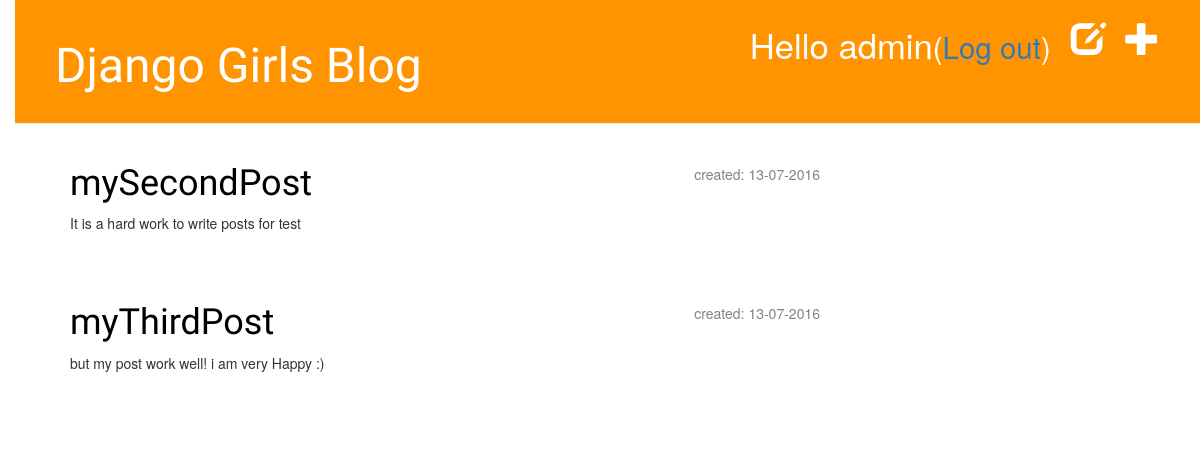
Page /drafts/ (signed in) on the committed database.
### blog/models.py (models this page shows, shortened)
class Post(models.Model):
    author = models.ForeignKey('auth.User')
    title = models.CharField(max_length=200)
    text = models.TextField()
    created_date = models.DateTimeField(default=timezone.now)
    published_date = models.DateTimeField(blank = True, null=True)

### blog/views.py (the view)
# urls.py: url(r'^drafts/$', views.post_draft_list, name='post_draft_list'),
@login_required()
def post_draft_list(request):
    posts = Post.objects.filter(published_date__isnull=True).order_by('created_date')
    return render(request, 'blog/post_draft_list.html', {'posts':posts})

### blog/templates/blog/post_draft_list.html
{% extends 'blog/base.html' %}
{% block content %}
    {% for post in posts %}
        <div class="post">
            <p class="date">created: {{ post.created_date|date:'d-m-Y' }}</p>
            <h1><a href="{% url 'blog.views.post_detail' pk=post.pk %}">{{ post.title }}</a></h1>
            <p>{{ post.text|truncatechars:200 }}</p>
        </div>
    {% endfor %}
{% endblock %}

### blog/templates/blog/base.html (shortened to what this page needs)
{% load staticfiles %}
<html>
    <head>
        <link rel="stylesheet" href="//maxcdn.bootstrapcdn.com/bootstrap/3.2.0/css/bootstrap.min.css">
        <link rel="stylesheet" href="//maxcdn.bootstrapcdn.com/bootstrap/3.2.0/css/bootstrap-theme.min.css">
        <link rel="stylesheet" href="{% static 'css/blog.css' %}">
    </head>
    <body>
    <body>
        <div class="page-header">
            {% if user.is_authenticated %}
                <a href="{% url 'post_new' %}" class="top-menu"><span class="glyphicon glyphicon-plus"></span></a>
                <a href="{% url 'post_draft_list' %}" class="top-menu"><span class="glyphicon glyphicon-edit"></span></a>
                <p class="top-menu">Hello {{ user.username }}<small>(<a href="{% url 'logout' %}">Log out</a>)</small></p>
            {% else %}
                <a href="{% url 'login' %}" class="top-menu"><span class="glyphicon glyphicon-lock"></span></a>
            {% endif %}
                <h1><a href="/">Django Girls Blog</a></h1>
        </div>
        <div class="content container">
            <div class="row">
                <div class="col-md-8">
                {% block content %}
                {% endblock %}
                </div>
            </div>
        </div>
    </body>
</html>

### blog/static/css/blog.css (style rules this page uses)
h1 a { color: #FCA205; font-family: 'Lobster'; }
body { padding-left: 15px; }
.page-header { background-color: #ff9400; margin-top: 0; padding: 20px 20px 20px 40px; }
.page-header h1, .page-header h1 a, .page-header h1 a:visited, .page-header h1 a:active { color: #ffffff; font-size: 36pt; text-decoration: none; }
.content { margin-left: 40px; }
h1, h2, h3, h4 { font-family: 'Lobster', cursive; }
.date { float: right; color: #828282; }
.top-menu, .top-menu:hover, .top-menu:visited { color: #ffffff; float: right; font-size: 26pt; margin-right: 20px; }
.post { margin-bottom: 70px; }
.post h1 a, .post h1 a:visited { color: #000000; }

### rows in the picture
Post: created_date "13-07-2016", title "mySecondPost", text "It is a hard work to write posts for test"
Post: created_date "13-07-2016", title "myThirdPost", text "but my post work well! i am very Happy :)"

### other values in the picture
{{ user.username }} "admin"
